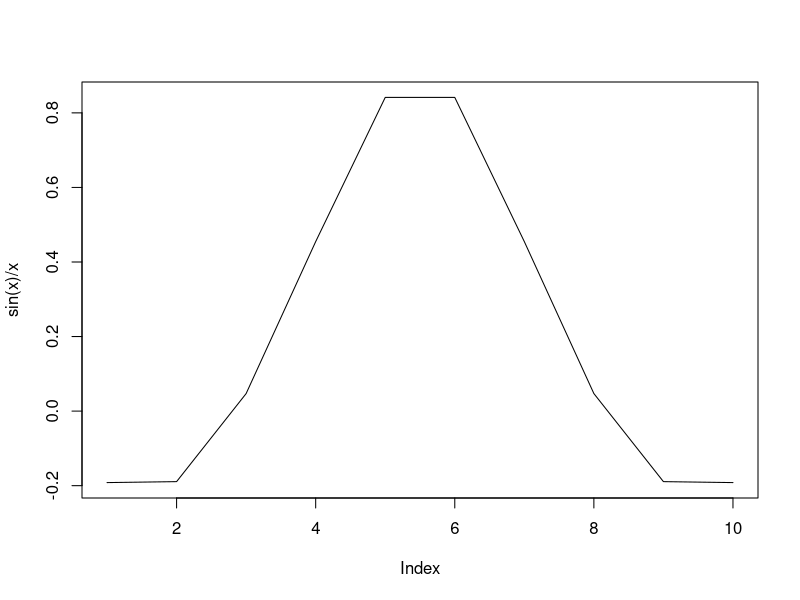
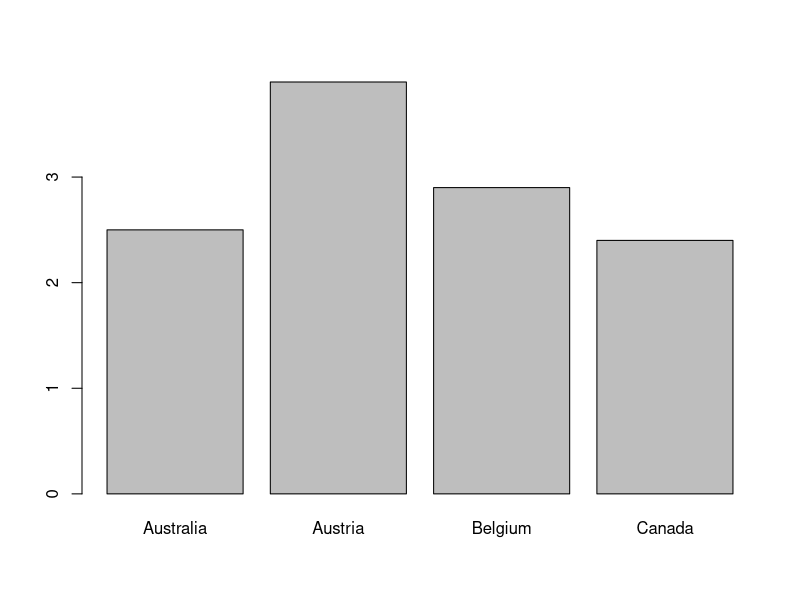

Here is the R script that generated these plots, in order:
## ---- chunk 1
sqrt(100000 - 3 * 4.5^4)
sqrt(100-5^3)
## ---- chunk 2
x<-3
y<-2
z<--5
f <- x^3 - 2*x*(y^2) + 3*z + z^2
print(f)
## ---- chunk 3
x<- c(F,F,T,T)
y<- c(F,T,F,T)
print(x|y)

x<-TRUE
y<-FALSE
print((x & y) | (! (x & y )))
## ---- chunk 4
x<-T
y<-F
z<-7
w<-1.5
e <- (x & y) | (sqrt(z/2) <= w)
print(e)
## ---- chunk 5
x<- seq(-2,1999,by = 5)
y <- x>0
y
w<-!y
w
## ---- chunk 6
x<-c(1:10)
y<-c(5:15)
intersect(x,y)
## ---- chunk 7
K<-7381
x<-c(1:K)
divisivel_3 <- x%%3 == 0
nao_divisivel_5 <- x%%5 != 0
length(x[divisivel_3==T & nao_divisivel_5==T])
## ---- chunk 8
x<- sqrt(seq(11,99,2))
x
## ---- chunk 9
x<-c(43,25,44,36,37,40,43,40,32)
mean(x)
## ---- chunk 10
x <- seq(-5,5)
x<- x[x != 0]
plot(sin(x)/x, type = 'l')
## ---- chunk 11
x <-c('Australia','Austria','Belgium','Canada')
y <- c(2.5,3.9,2.9,2.4)
names(y)<- x
mean(y)
barplot(y)
